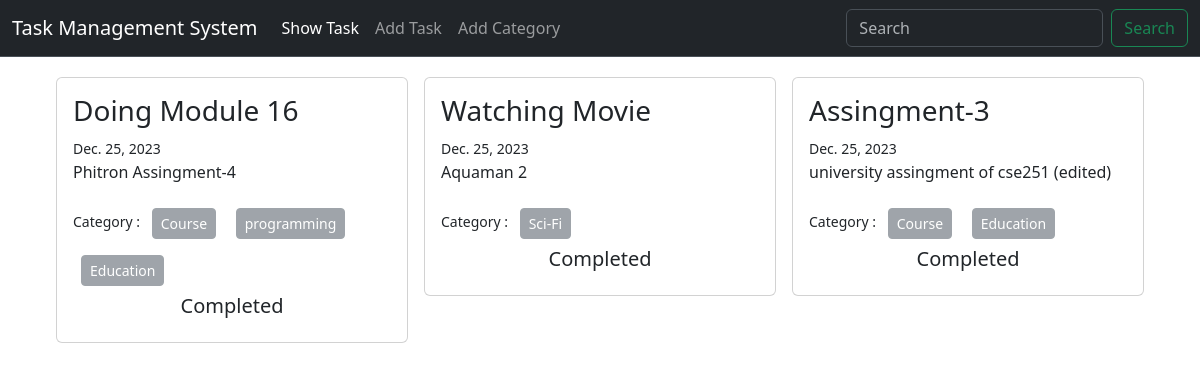
The page / on the database its author committed.
### task/models.py (models this page shows, shortened)
class TaskModel(models.Model):
    taskTitle= models.CharField(max_length=50)
    taskDescription= models.TextField(max_length=100)
    category= models.ManyToManyField(TaskCategory)
    is_completed= models.BooleanField()
    assignDate= models.DateField()

### category/models.py (models this page shows, shortened)
class TaskCategory(models.Model):
    CategoryName= models.CharField(max_length=50)

### Task_Management_System/views.py (the view)
# urls.py: path('',views.homepage, name='homepage'),
def homepage(request):
    task=TaskModel.objects.all()
    return render(request,'home.html',{'task':task})

### templates/home.html
{% extends "base.html" %}
{% load crispy_forms_tags %}
{% block content %}
<div class="d-flex flex-wrap justify-content-center px-5 pt-3">
    {%for i in task%}
    <div class="col-sm-4">
      <div class="card  mx-2 my-1">
        <div class="card-body">
          <h3 class="card-title">{{i.taskTitle}}</h3>
          <small>{{i.assignDate}}</small><br>
          <p class="card-text">{{i.taskDescription}}</p>
          <small>Category :
            {% for i in i.category.all%}
            <button class="text-white btn btn-secondary btn-sm m-2" disabled>{{i.CategoryName}}</button>
            {%endfor%}
            </small><br>
            {%if i.is_completed%}
            <h5 class="text-center">Completed</h5>
            {%else%}
            <a href="{% url "edit_task" i.id %}" class="btn btn-warning mx-4">Edit</a>
            <a href="{% url "delete_task" i.id %}" class="btn btn-danger">Delete</a>
            {%endif%}
        </div>
      </div>
    </div>
    {%endfor%}
  </div>
{% endblock content %}

### templates/base.html (shortened to what this page needs)
<!doctype html>
<html lang="en">
  <head>
    <link href="https://cdn.jsdelivr.net/npm/bootstrap@5.3.2/dist/css/bootstrap.min.css" rel="stylesheet">
  </head>
  <body>
    <nav class="navbar navbar-expand-lg bg-dark border-bottom border-body text-white" data-bs-theme="dark">
        <div class="container-fluid">
          <a class="navbar-brand" href="#">Task Management System</a>
          <div class="collapse navbar-collapse" id="navbarSupportedContent">
            <ul class="navbar-nav me-auto mb-2 mb-lg-0">
              <li class="nav-item">
                <a class="nav-link active" aria-current="page" href="{% url "homepage" %} ">Show Task</a>
              </li>
              <li class="nav-item">
                <a class="nav-link" href="{% url "add_task" %}">Add Task</a>
              </li>
              <li class="nav-item">
                <a class="nav-link" href="{% url "add_category" %}">Add Category</a>
              </li>
            </ul>
            <form class="d-flex" role="search">
              <input class="form-control me-2" type="search" placeholder="Search" aria-label="Search">
              <button class="btn btn-outline-success" type="submit">Search</button>
            </form>
          </div>
        </div>
      </nav>
    {% block content %}
    {% endblock %}
  </body>
</html>

### rows shown on the page
TaskModel: taskTitle "Doing Module 16", assignDate "Dec. 25, 2023", taskDescription "Phitron Assingment-4", is_completed "Completed"
TaskCategory: CategoryName "Course"
TaskCategory: CategoryName "programming"
TaskCategory: CategoryName "Education"
TaskModel: taskTitle "Watching Movie", assignDate "Dec. 25, 2023", taskDescription "Aquaman 2", is_completed "Completed"
TaskCategory: CategoryName "Sci-Fi"
TaskModel: taskTitle "Assingment-3", assignDate "Dec. 25, 2023", taskDescription "university assingment of cse251 (edited)", is_completed "Completed"
